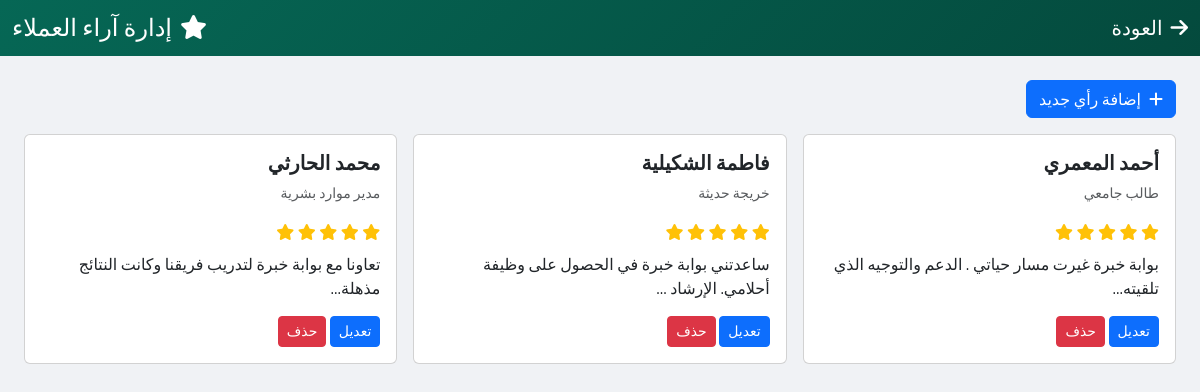
Page /admin/manage_testimonials.php (signed in) on the committed database.
### tables this page shows
CREATE TABLE IF NOT EXISTS testimonials (
    id INT AUTO_INCREMENT PRIMARY KEY,
    name VARCHAR(100) NOT NULL,
    position VARCHAR(100),
    company VARCHAR(150),
    image VARCHAR(500),
    testimonial TEXT NOT NULL,
    rating INT DEFAULT 5,
    display_order INT DEFAULT 0,
    is_active TINYINT(1) DEFAULT 1,
    created_at TIMESTAMP DEFAULT CURRENT_TIMESTAMP,
    updated_at TIMESTAMP DEFAULT CURRENT_TIMESTAMP ON UPDATE CURRENT_TIMESTAMP,
    INDEX idx_active (is_active),
    INDEX idx_rating (rating),
    INDEX idx_order (display_order)
);

### admin/manage_testimonials.php (the view, shortened to what this page needs)
<?php
$pdo = getPDO();
$testimonials = $pdo->query("SELECT * FROM testimonials ORDER BY display_order")->fetchAll();
?>
<!DOCTYPE html>
<html lang="ar" dir="rtl">
<head>
    <link href="https://cdn.jsdelivr.net/npm/bootstrap@5.3.2/dist/css/bootstrap.rtl.min.css" rel="stylesheet">
    <link href="https://cdnjs.cloudflare.com/ajax/libs/font-awesome/6.4.0/css/all.min.css" rel="stylesheet">
</head>
<body>
    <nav class="navbar navbar-dark mb-4">
        <div class="container-fluid">
            <a class="navbar-brand" href="dashboard_new.php">
                <i class="fas fa-arrow-right me-2"></i>العودة
            </a>
            <h4 class="text-white mb-0"><i class="fas fa-star me-2"></i>إدارة آراء العملاء</h4>
        </div>
    </nav>
    <div class="container-fluid px-4">
        <button class="btn btn-primary mb-3" data-bs-toggle="modal" data-bs-target="#addModal">
            <i class="fas fa-plus me-2"></i>إضافة رأي جديد
        </button>
        <div class="row g-3">
            <?php foreach ($testimonials as $test): ?>
            <div class="col-md-4">
                <div class="card">
                    <div class="card-body">
                        <h5 class="fw-bold"><?= htmlspecialchars($test['name']) ?></h5>
                        <p class="text-muted small"><?= htmlspecialchars($test['position']) ?></p>
                        <div class="mb-2">
                            <?php for($i=0; $i<$test['rating']; $i++): ?>
                                <i class="fas fa-star text-warning"></i>
                            <?php endfor; ?>
                        </div>
                        <p><?= htmlspecialchars(substr($test['testimonial'], 0, 100)) ?>...</p>
                        <button class="btn btn-sm btn-primary" onclick='editTest(<?= json_encode($test) ?>)'>تعديل</button>
                        <form method="POST" style="display:inline;">
                            <button type="submit" name="delete" class="btn btn-sm btn-danger" onclick="return confirm('حذف؟')">حذف</button>
                        </form>
                    </div>
                </div>
            </div>
            <?php endforeach; ?>
        </div>
    </div>
</body>
</html>

### admin/manage_testimonials.php (style rules this page uses)
* { font-family: 'Cairo', sans-serif; }
body { background: #f0f2f5; }
.navbar { background: linear-gradient(135deg, #066755, #044a3d); }

### rows in the picture
testimonials: name "أحمد المعمري", position "طالب جامعي", rating 5 (drawn), testimonial "بوابة خبرة غيرت مسار حياتي . الدعم والتوجيه الذي تلقيته"
testimonials: name "فاطمة الشكيلية", position "خريجة حديثة", rating 5 (drawn), testimonial "ساعدتني بوابة خبرة في الحصول على وظيفة أحلامي. الإرشاد"
testimonials: name "محمد الحارثي", position "مدير موارد بشرية", rating 5 (drawn), testimonial "تعاونا مع بوابة خبرة لتدريب فريقنا وكانت النتائج مذهلة"
